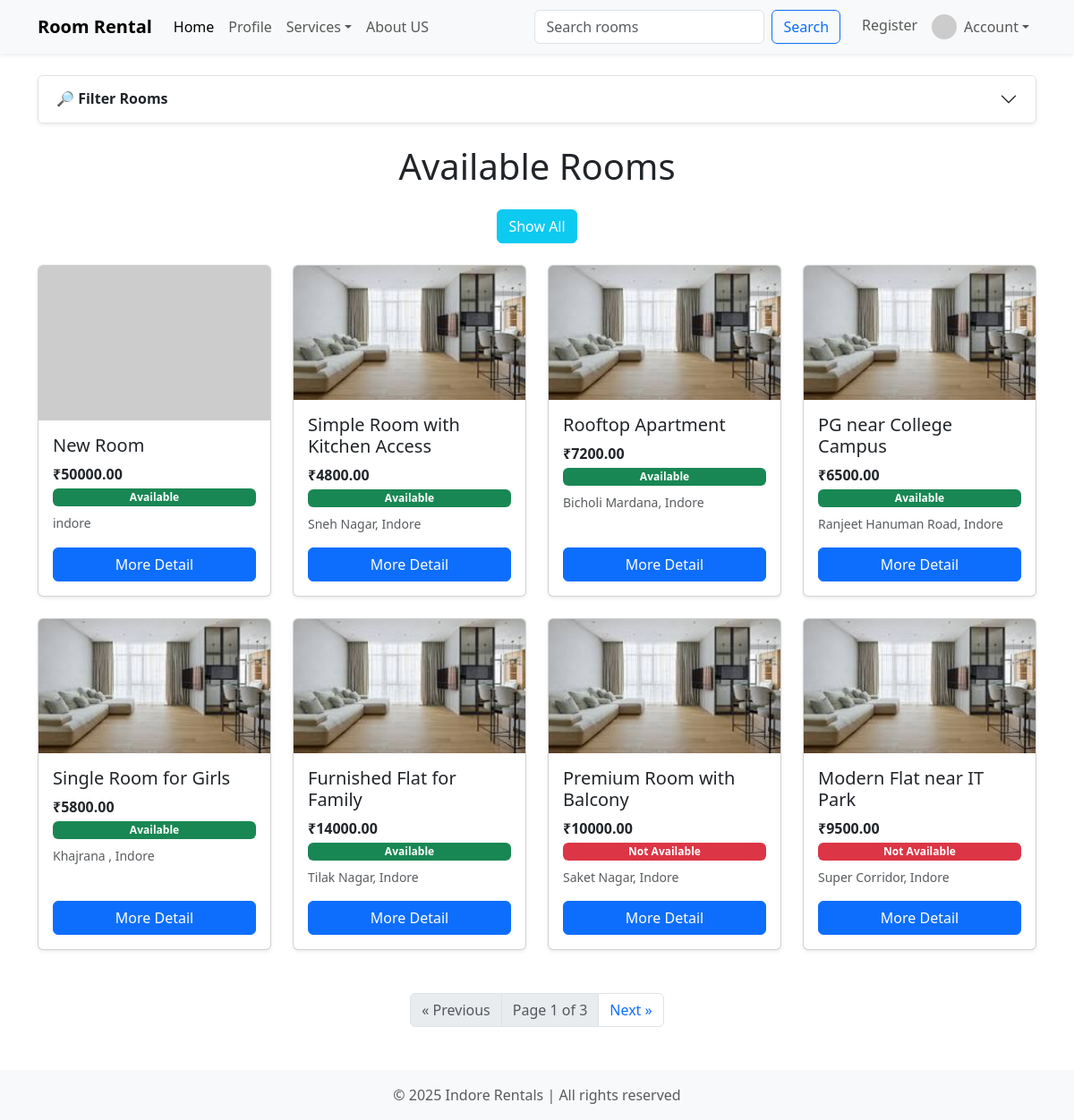
The page / on the database its author committed.
### listing/models.py (models this page shows, shortened)
class Room(models.Model):
    Owner = models.ForeignKey('CustomUser', on_delete=models.CASCADE, null=True, blank=True)
    title = models.CharField(max_length=200)
    description = models.TextField()
    price_per_month = models.DecimalField(max_digits=10, decimal_places=2)
    address = models.CharField(max_length=300)
    created_at = models.DateTimeField(auto_now_add=True)
    availability = models.CharField(max_length=50,default="Available", choices=[("Available", "Available"), ("Not Available", "Not Available")])

class RoomImage(models.Model):
    room = models.ForeignKey(Room, related_name='images', on_delete=models.CASCADE)
    image = models.ImageField(upload_to='rooms/%Y/%m/')
    caption = models.CharField(max_length=100, blank=True)

### listing/views.py (the view)
# urls.py: 2. Add a URL to urlpatterns:  path('', views.home, name='home')
def home(request):
    room_list = Room.objects.all().order_by('-created_at')
    paginator = Paginator(room_list, 8)  # show 8 rooms per page
    page_number = request.GET.get('page')
    rooms = paginator.get_page(page_number)
    return render(request, "home.html", {"rooms": rooms})

### listing/templates/home.html (shortened to what this page needs)
<!DOCTYPE html>
<html>
<head>
  <link href="https://cdn.jsdelivr.net/npm/bootstrap@5.3.8/dist/css/bootstrap.min.css" rel="stylesheet"
>
</head>
<body>
<header>
  <nav class="navbar navbar-expand-lg navbar-light bg-light shadow-sm">
    <div class="container">
      <a class="navbar-brand fw-bold" href="#">Room Rental</a>
      <div class="collapse navbar-collapse" id="mainNavbar">
        <ul class="navbar-nav me-auto mb-2 mb-lg-0">
          <li class="nav-item"><a class="nav-link active" href="{% url 'home' %}">Home</a></li>
          <li class="nav-item"><a class="nav-link" href="{% url 'account' %}">Profile</a></li>
          <li class="nav-item dropdown">
            <a class="nav-link dropdown-toggle" href="#" id="servicesDropdown" role="button"
               data-bs-toggle="dropdown" aria-expanded="false">Services</a>
          </li>
          <li class="nav-item"><a class="nav-link" href="{% url 'About' %}">About US</a></li>
        </ul>
        <form class="d-flex me-3" method="GET" action="{% url 'search' %}">
          <input class="form-control me-2" type="search" placeholder="Search rooms"
                 aria-label="Search" name="query">
          <button class="btn btn-outline-primary" type="submit">Search</button>
        </form>
        <ul class="navbar-nav mb-2 mb-lg-0">
          <li class="nav-item"><a class="nav-link" href="{% url 'register' %}">Register</a></li>
          <li class="nav-item dropdown">
            <a class="nav-link dropdown-toggle d-flex align-items-center" href="#"
               id="userDropdown" role="button" data-bs-toggle="dropdown" aria-expanded="false">
              <img src="https://via.placeholder.com/28" alt="avatar"
                   class="rounded-circle me-2" width="28" height="28">
              <span class="d-none d-lg-inline">Account</span>
            </a>
          </li>
        </ul>
      </div>
    </div>
  </nav>
</header>
{% block data %}
<div class="container my-4">
  <div class="accordion mb-4" id="filterAccordion">
    <div class="accordion-item shadow-sm">
      <h2 class="accordion-header" id="headingFilters">
        <button class="accordion-button collapsed fw-semibold" type="button" data-bs-toggle="collapse"
                data-bs-target="#collapseFilters" aria-expanded="false" aria-controls="collapseFilters">
          🔎 Filter Rooms
        </button>
      </h2>
    </div>
  </div>
  <h1 class="text-center mb-4">Available Rooms</h1>
  <div class="text-center mb-4">
    <a href="{% url 'home' %}" class="btn btn-info text-white">Show All</a>
  </div>
  <div class="row g-4">
    {% for room in rooms %}
    <div class="col-sm-6 col-md-4 col-lg-3">
      <div class="card h-100 shadow-sm">
        {% if room.images.first %}
        <img src="{{ room.images.first.image.url }}" class="card-img-top" alt="{{ room.title }}">
        {% else %}
        <img src="https://via.placeholder.com/300x200?text=No+Image" class="card-img-top" alt="No Image">
        {% endif %}
        <div class="card-body d-flex flex-column">
          <h5 class="card-title">{{ room.title }}</h5>
          <p class="card-text mb-1"><strong>₹{{ room.price_per_month }}</strong></p>
      {% if room.availability == "Available" or room.availability == "available" %}
            <span class="badge bg-success mb-2">Available</span>
          {% else %}
            <span class="badge bg-danger mb-2">Not Available</span>
          {% endif %}
          <p class="card-text text-muted small">{{ room.address }}</p>
          <a href="{% url 'room_detail' room.pk %}" class="btn btn-primary mt-auto">More Detail</a>
        </div>
      </div>
    </div>
    {% empty %}
    <div class="col-12 text-center">
      <div class="alert alert-warning">No rooms found.</div>
    </div>
    {% endfor %}
  </div>
  {% if rooms.has_other_pages %}
  <nav aria-label="Page navigation" class="mt-5">
    <ul class="pagination justify-content-center">
      {% if rooms.has_previous %}
      <li class="page-item">
        <a class="page-link" href="?page={{ rooms.previous_page_number }}" aria-label="Previous">
          <span aria-hidden="true">&laquo; Previous</span>
        </a>
      </li>
      {% else %}
      <li class="page-item disabled">
        <span class="page-link">&laquo; Previous</span>
      </li>
      {% endif %}
      <li class="page-item disabled">
        <span class="page-link">Page {{ rooms.number }} of {{ rooms.paginator.num_pages }}</span>
      </li>
      {% if rooms.has_next %}
      <li class="page-item">
        <a class="page-link" href="?page={{ rooms.next_page_number }}" aria-label="Next">
          <span aria-hidden="true">Next &raquo;</span>
        </a>
      </li>
      {% else %}
      <li class="page-item disabled">
        <span class="page-link">Next &raquo;</span>
      </li>
      {% endif %}
    </ul>
  </nav>
  {% endif %}
</div>
{% endblock data %}
<footer class="bg-light py-3 mt-5 text-center text-muted">
  © 2025 Indore Rentals | All rights reserved
</footer>
</body>
</html>

### rows shown on the page
Room: title "New Room", price_per_month "50000.00", availability "Available", address "indore"
Room: images.first.image (picture), title "Simple Room with Kitchen Access", price_per_month "4800.00", availability "Available", address "Sneh Nagar, Indore"
Room: images.first.image (picture), title "Rooftop Apartment", price_per_month "7200.00", availability "Available", address "Bicholi Mardana, Indore"
Room: images.first.image (picture), title "PG near College Campus", price_per_month "6500.00", availability "Available", address "Ranjeet Hanuman Road, Indore"
Room: images.first.image (picture), title "Single Room for Girls", price_per_month "5800.00", availability "Available", address "Khajrana , Indore"
Room: images.first.image (picture), title "Furnished Flat for Family", price_per_month "14000.00", availability "Available", address "Tilak Nagar, Indore"
Room: images.first.image (picture), title "Premium Room with Balcony", price_per_month "10000.00", availability "Not Available", address "Saket Nagar, Indore"
Room: images.first.image (picture), title "Modern Flat near IT Park", price_per_month "9500.00", availability "Not Available", address "Super Corridor, Indore"

### other values the page prints
{{ rooms.number }} "1"
{{ rooms.paginator.num_pages }} "3"
